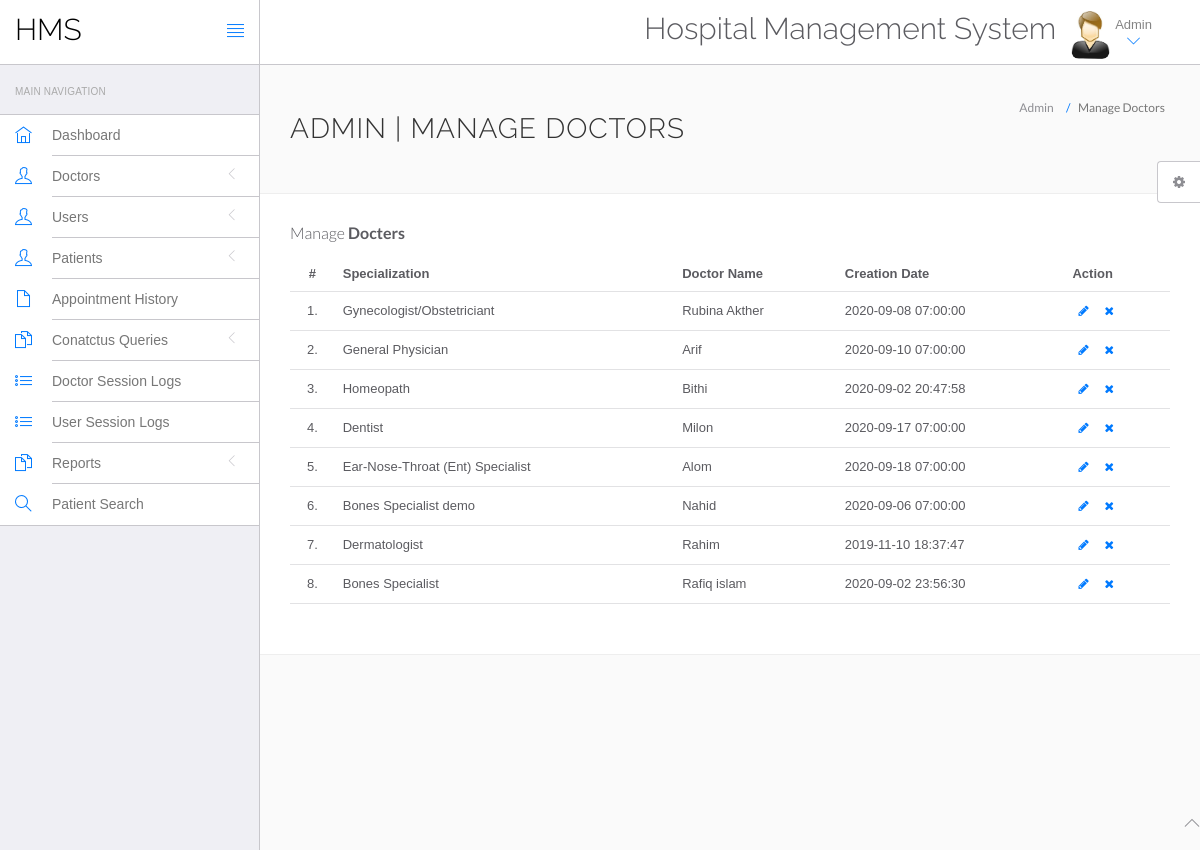
The page /hospital/hms/admin/manage-doctors.php (signed in) on the database its author committed.
### tables this page shows
CREATE TABLE `doctors` (
  `id` int(11) NOT NULL,
  `specilization` varchar(255) DEFAULT NULL,
  `doctorName` varchar(255) DEFAULT NULL,
  `address` longtext,
  `docFees` varchar(255) DEFAULT NULL,
  `contactno` bigint(11) DEFAULT NULL,
  `docEmail` varchar(255) DEFAULT NULL,
  `password` varchar(255) DEFAULT NULL,
  `creationDate` timestamp NULL DEFAULT CURRENT_TIMESTAMP,
  `updationDate` timestamp NULL DEFAULT NULL ON UPDATE CURRENT_TIMESTAMP
);

### hospital/hms/admin/manage-doctors.php (the view, shortened to what this page needs)
<?php
include('include/config.php');
?>
<!DOCTYPE html>
<html lang="en">
	<head>
		<link rel="stylesheet" href="vendor/bootstrap/css/bootstrap.min.css">
		<link rel="stylesheet" href="vendor/fontawesome/css/font-awesome.min.css">
		<link rel="stylesheet" href="vendor/themify-icons/themify-icons.min.css">
		<link href="vendor/animate.css/animate.min.css" rel="stylesheet" media="screen">
		<link href="vendor/perfect-scrollbar/perfect-scrollbar.min.css" rel="stylesheet" media="screen">
		<link href="vendor/switchery/switchery.min.css" rel="stylesheet" media="screen">
		<link href="vendor/bootstrap-touchspin/jquery.bootstrap-touchspin.min.css" rel="stylesheet" media="screen">
		<link href="vendor/select2/select2.min.css" rel="stylesheet" media="screen">
		<link href="vendor/bootstrap-datepicker/bootstrap-datepicker3.standalone.min.css" rel="stylesheet" media="screen">
		<link href="vendor/bootstrap-timepicker/bootstrap-timepicker.min.css" rel="stylesheet" media="screen">
		<link rel="stylesheet" href="assets/css/styles.css">
		<link rel="stylesheet" href="assets/css/plugins.css">
		<link rel="stylesheet" href="assets/css/themes/theme-1.css" id="skin_color" />
	</head>
	<body>
		<div id="app">
<?php include('include/sidebar.php');?>
			<div class="app-content">
						<?php include('include/header.php');?>
				<div class="main-content" >
					<div class="wrap-content container" id="container">
						<section id="page-title">
							<div class="row">
								<div class="col-sm-8">
									<h1 class="mainTitle">Admin | Manage Doctors</h1>
																	</div>
								<ol class="breadcrumb">
									<li>
										<span>Admin</span>
									</li>
									<li class="active">
										<span>Manage Doctors</span>
									</li>
								</ol>
							</div>
						</section>
						<div class="container-fluid container-fullw bg-white">
									<div class="row">
								<div class="col-md-12">
									<h5 class="over-title margin-bottom-15">Manage <span class="text-bold">Docters</span></h5>
									<table class="table table-hover" id="sample-table-1">
										<thead>
											<tr>
												<th class="center">#</th>
												<th>Specialization</th>
												<th class="hidden-xs">Doctor Name</th>
												<th>Creation Date </th>
												<th>Action</th>
											</tr>
										</thead>
										<tbody>
<?php
$sql=mysqli_query($con,"select * from doctors");
$cnt=1;
while($row=mysqli_fetch_array($sql))
{
?>
											<tr>
												<td class="center"><?php echo $cnt;?>.</td>
												<td class="hidden-xs"><?php echo $row['specilization'];?></td>
												<td><?php echo $row['doctorName'];?></td>
												<td><?php echo $row['creationDate'];?>
												</td>
												<td >
												<div class="visible-md visible-lg hidden-sm hidden-xs">
							<a href="edit-doctor.php?id=<?php echo $row['id'];?>" class="btn btn-transparent btn-xs" tooltip-placement="top" tooltip="Edit"><i class="fa fa-pencil"></i></a>
	<a href="manage-doctors.php?id=<?php echo $row['id']?>&del=delete" onClick="return confirm('Are you sure you want to delete?')"class="btn btn-transparent btn-xs tooltips" tooltip-placement="top" tooltip="Remove"><i class="fa fa-times fa fa-white"></i></a>
												</div>
												</td>
											</tr>
											<?php
$cnt=$cnt+1;
											 }?>
										</tbody>
									</table>
								</div>
							</div>
								</div>
							</div>
						</div>
					</div>
				</div>
	<?php include('include/footer.php');?>
	<?php include('include/setting.php');?>
	</body>
</html>

### hospital/hms/admin/assets/css/themes/theme-1.css (style rules this page uses)
body { background: #FAFAFA; }

### rows shown on the page
doctors: specilization "Gynecologist/Obstetriciant", doctorName "Rubina Akther", creationDate "2020-09-08 07:00:00"
doctors: specilization "General Physician", doctorName "Arif", creationDate "2020-09-10 07:00:00"
doctors: specilization "Homeopath", doctorName "Bithi", creationDate "2020-09-02 20:47:58"
doctors: specilization "Dentist", doctorName "Milon", creationDate "2020-09-17 07:00:00"
doctors: specilization "Ear-Nose-Throat (Ent) Specialist", doctorName "Alom", creationDate "2020-09-18 07:00:00"
doctors: specilization "Bones Specialist demo", doctorName "Nahid", creationDate "2020-09-06 07:00:00"
doctors: specilization "Dermatologist", doctorName "Rahim", creationDate "2019-11-10 18:37:47"
doctors: specilization "Bones Specialist", doctorName "Rafiq islam", creationDate "2020-09-02 23:56:30"
